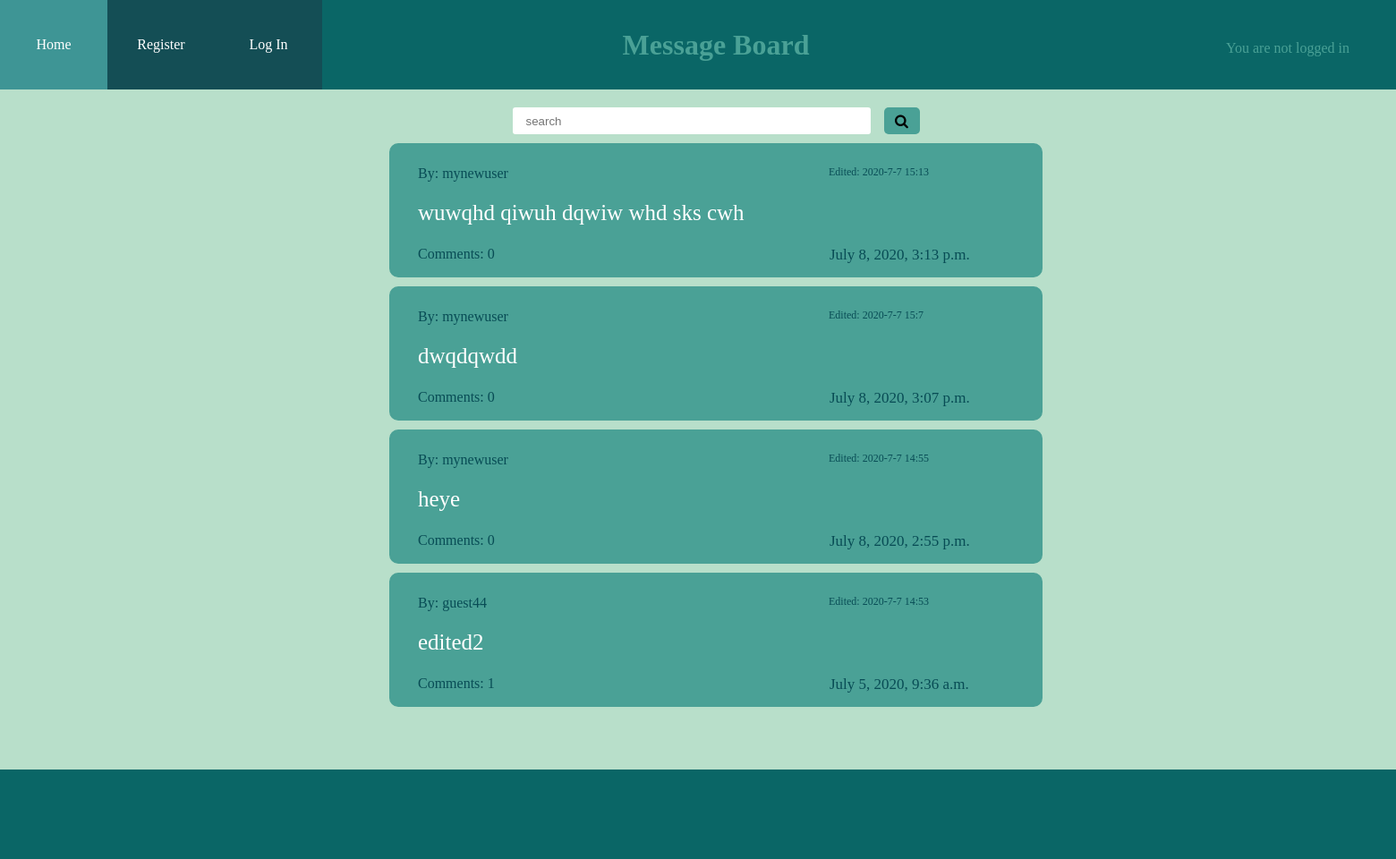
The app's page /, older data.
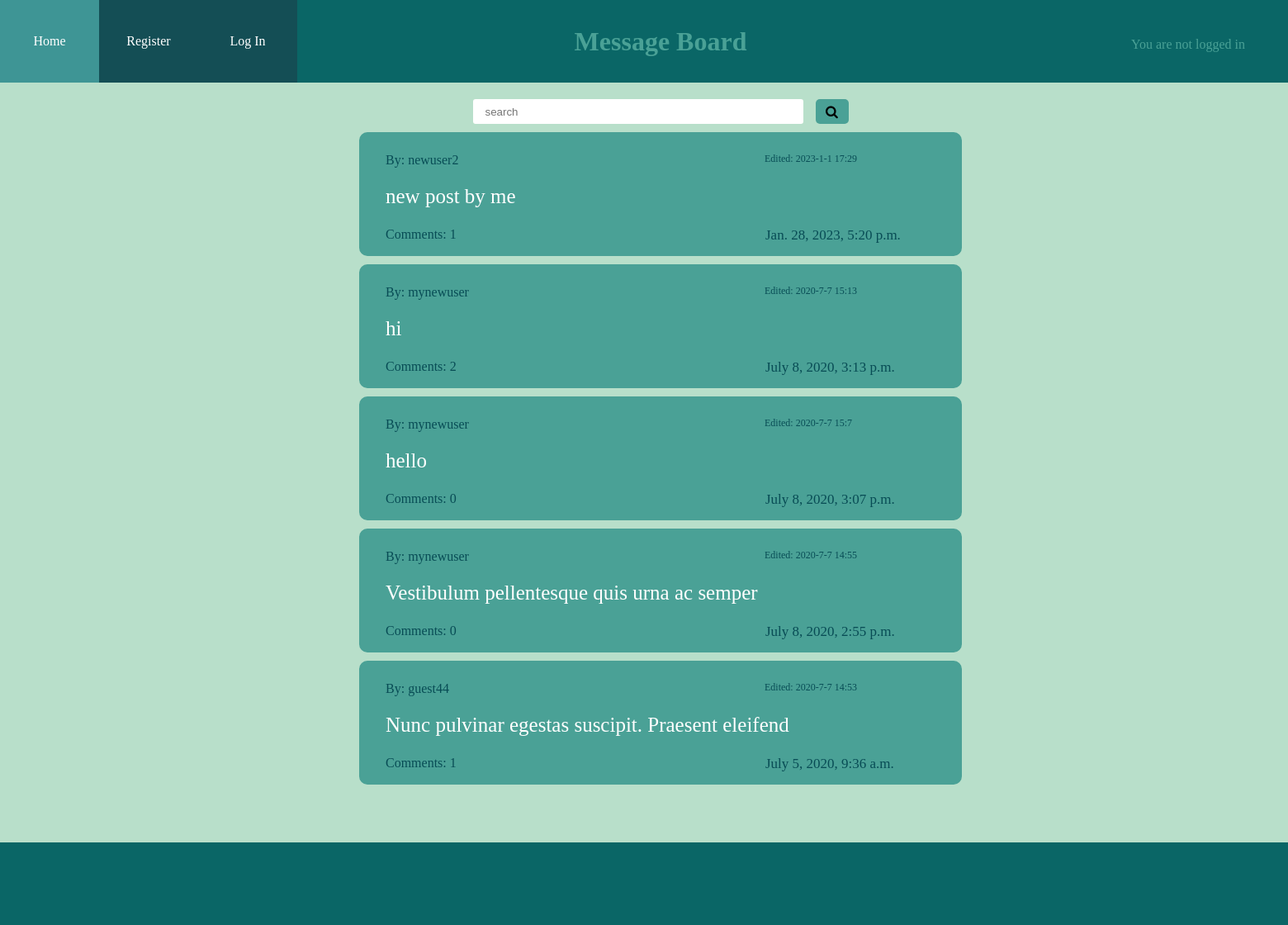
The same page, newer data.
### post/models.py (models this page shows)
class Post(models.Model):
    title= models.CharField(max_length=30,null=True,blank=True)
    body= models.TextField(max_length=500)
    date= models.DateTimeField(auto_now_add=True)
    edit_date=models.DateTimeField(blank=True,null=True)
    author= models.ForeignKey(settings.AUTH_USER_MODEL,on_delete=models.DO_NOTHING,default=None)
    comments_amount=models.IntegerField(default=0)

### account/models.py (models this page shows)
class User(AbstractUser):
     dob=models.CharField(max_length=20,default=0)

### homepage/views.py (the view)
# urls.py: path('', views.homepage, name="homepage"),
def homepage(request):
    posts=Post.objects.all().order_by('date').reverse()
    return render(request,"homepage/homepage.html",{'posts':posts})

### homepage/templates/homepage/homepage.html (shortened to what this page needs)
{% extends "main.html" %}
{% load static %}
{% block content %}
    <link rel="stylesheet" href="https://cdnjs.cloudflare.com/ajax/libs/font-awesome/4.7.0/css/font-awesome.min.css">
    <link rel="stylesheet" type="text/css" href="{% static 'homepage/homepagestyles.css' %}">
    <div class="searchouter">
        <form method="GET" action="/search" class="searchcontainer">
                <input type="text" name="s" class="search" placeholder="search" required></input>
                <button type="submit" class="fa fa-search searchb"></button>
        </form>
    </div>
    {%if posts %}
        {% for post in posts %}
            <div class="post">
                <div class="upper_container">
                    <a class="author">By: {{ post.author}}</a>
                    {% if post.edit_date %}
                        <span class="edited">Edited: {{post.edit_date.year}}-{{post.edit_date.month}}-{{post.edit_date.month}} {{post.edit_date.hour}}:{{post.edit_date.minute}} </span>
                    {% endif %}
                </div>
                <a class="title" href="/post/{{ post.id }}">{{ post.title }}</a>
                <div class="lower_container">
                    <a class="comments"><span>Comments: </span>{{ post.comments_amount }}</a>
                    <a class="date">{{ post.date }}</a>
                </div>
            </div>
        {% endfor %}
        <div class="empty"></div>
        {% endif %}
{% endblock %}

### main.html (shortened to what this page needs)
<!DOCTYPE html>
{% load static %}
<html>
    <head>
        <link rel="stylesheet" type="text/css" href="{% static 'homepage/mainstyles.css' %}">
    </head>
    <body>
        <div class="maincontainer">
            <div class="head">
                {% if user.is_authenticated %}
                    <nav>
                        <a href="/" ><div>Home</div></a>
                        <a href="/post/create_post"><div>Create Post</div></a>
                    </nav>
                    <h1>Message Board</h1>
                    <div class="status"> You are logged in as:
                                <div class="username"> {{ user.username }} </div>
                                    <form class="logout" action="/account/logout/" method="post">
                                    {% csrf_token %}
                                    <button class="button2" type="submit">Log Out</button>
                                </form>
                    </div>
                {% else %}
                    <nav>
                        <a href="/" ><div>Home</div></a>
                        <a href="/account/register/" ><div>Register</div></a>
                        <a href="/account/login/"><div>Log In</div></a>
                    </nav>
                    <h1>Message Board</h1>
                    <div class="status1">You are not logged in </div>
                {% endif %}
           </div>
            {% block content %}
            {% endblock %}
            <footer></footer>
        </div>
    </body>
</html>

### homepage/static/homepage/mainstyles.css (style rules this page uses)
* { margin:0;padding:0 }
.maincontainer { margin:auto; width:100em; min-height:799px; position:relative; }
footer { bottom:0px; height:100px; width:100em; background-color:rgb(10, 102, 102); position:absolute; }
a { text-decoration: none; color:white; }
nav { display:flex; flex-direction:row; position:absolute }
a div { height:100px; width:120px; background-color:rgba(32, 54, 68, 0.479); display:flex; align-items:center; justify-content:center; box-sizing:border-box; }
body { background-color: rgba(94, 184, 136, 0.438); }
.head { position:relative; height:100px; width:100%; background-color: rgb(10, 102, 102); color:rgb(74, 161, 150); display:flex; flex-direction:row; }
h1 { margin-top:30px; margin:auto; }
.status1 { position:absolute; right:0px; top:45px; width:230px; }

### homepage/static/homepage/homepagestyles.css (style rules this page uses)
.post { margin:auto auto 10px auto; height:150px; width:730px; border:2px solid rgb(74, 161, 150); border-radius: 10px; background-color: rgb(74, 161, 150); display:flex; flex-direction: column; justify-content: center; margin-top:10px; box-sizing:border-box; padding-bottom:10px; }
.upper_container { display:flex; flex-direction:row; position:relative; }
.author { margin-left:30px; color:rgb(8, 76, 85); }
.title { color:white; margin-left:30px; margin-top:21px; margin-bottom:3px; font-size: 25px; }
.lower_container { margin-top:20px; display:flex; flex-direction:row; position:relative; width:720px; }
.date { color:rgb(8, 76, 85); position:absolute; font-size: 17px; left:490px; }
.edited { position:absolute; left:489px; color:rgb(8, 76, 85); font-size:12px; }
.comments { position:absolute; left:-330px; margin-left:360px; color:rgb(8, 76, 85); }
.searchouter { width:1200px; height:30px; margin:auto; margin-top:20px; display:flex; justify-content:center }
.searchcontainer { display:flex; }
.search { height:30px; width:400px; border:none; border-radius:3px; padding-left:15px; box-sizing:border-box; }
.searchb { height:30px; margin-left:15px; background-color:rgb(74, 161, 150); border:none; border-radius:5px; width:40px; }
.empty { height:160px; }

Row changes from the older to the newer data that the page shows:
added Post: author "newuser2", edit_date.year "2023", edit_date.month "1", edit_date.hour "17", edit_date.minute "29", title "new post by me", comments_amount "1", date "Jan. 28, 2023, 5:20 p.m."
changed Post "July 8, 2020, 3:13 p.m.": title "wuwqhd qiwuh dqwiw whd sks cwh" → "hi"; comments_amount "0" → "2"
changed Post: title "dwqdqwdd" → "hello"
changed Post: title "heye" → "Vestibulum pellentesque quis urna ac semper"
changed Post "guest44": title "edited2" → "Nunc pulvinar egestas suscipit. Praesent eleifend"
